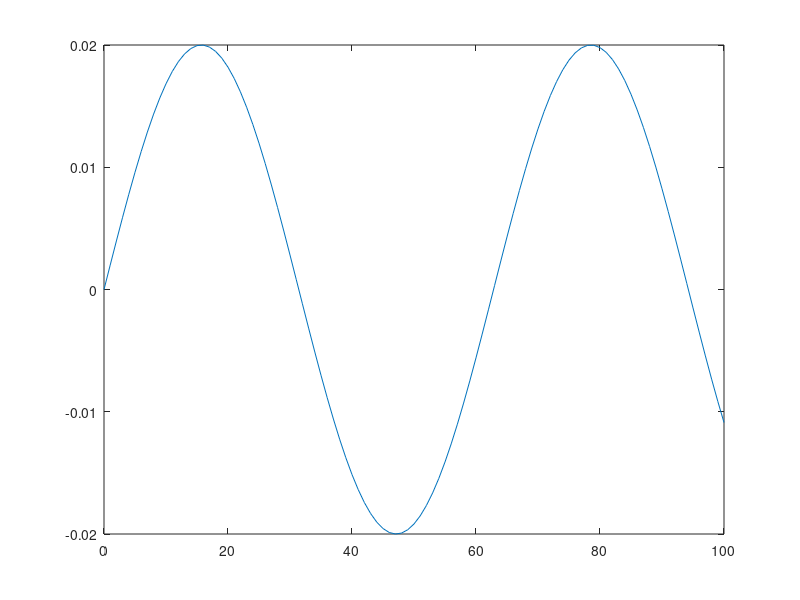

Write MATLAB code to recreate this figure.
clc;
clear all;

R = 10000;
C = 1.5e-6;
w = .1;
t = 0:100;

Vin = .02*sin(w.*t);

plot(t,Vin);

Z1 = 2*R;
Z2 = 2*R;

Z3 = 1/(1i*w*2*C);

Z4 = R;

Z5 = 1/(1i*w*C);

Z6 = 1/(1i*w*C);

lowPassZeq = 1/((1/Z1) + (1/Z2) + (1/Z3));%Z1 || Z2 || Z3

highPassZeq = 1/((1/Z4) + (1/Z5) + (1/Z6));%Z4 || Z5 || Z6

I1 = Vin * highPassZeq
I2 = Vin * lowPassZeq

